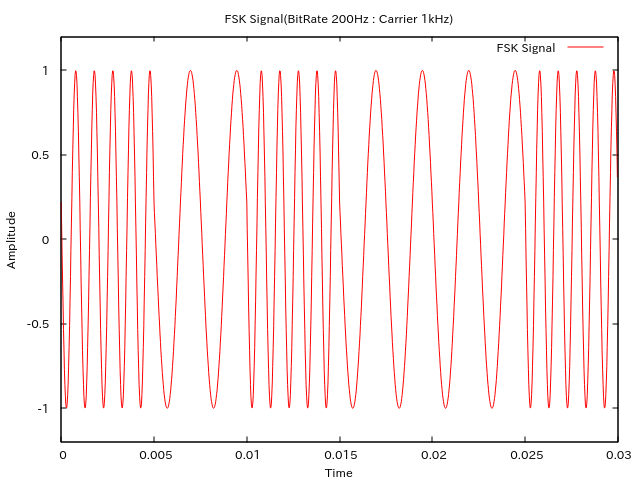

The gnuplot source for this figure:
set title "FSK Signal(BitRate 200Hz : Carrier 1kHz)"
set xrange [0:0.03]
set yrange [-1.2:1.2]
set xlabel "Time"
set ylabel "Amplitude"
plot "2-2res.txt" using 1:2 with lines title "FSK Signal"
